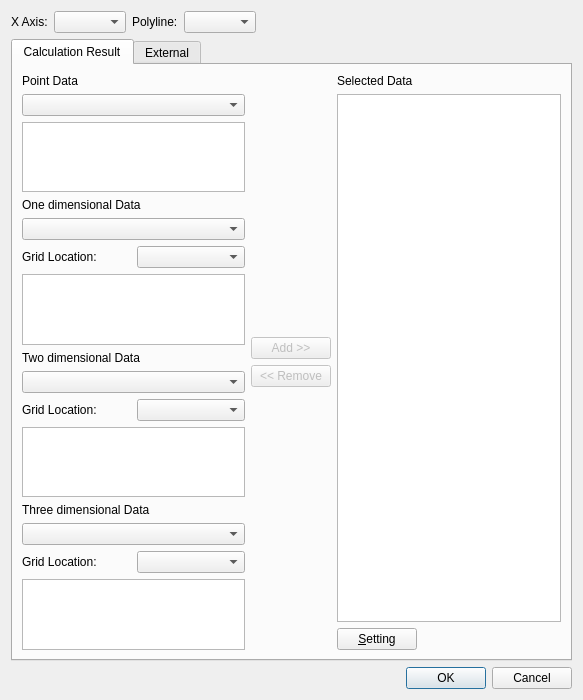
<?xml version="1.0" encoding="UTF-8"?>
<ui version="4.0">
 <class>Graph2dVerificationWindowDataSourceDialog</class>
 <widget class="QDialog" name="Graph2dVerificationWindowDataSourceDialog">
  <property name="geometry">
   <rect>
    <x>0</x>
    <y>0</y>
    <width>583</width>
    <height>696</height>
   </rect>
  </property>
  <property name="sizePolicy">
   <sizepolicy hsizetype="Preferred" vsizetype="Preferred">
    <horstretch>0</horstretch>
    <verstretch>0</verstretch>
   </sizepolicy>
  </property>
  <property name="windowTitle">
   <string>Data Source Setting</string>
  </property>
  <layout class="QVBoxLayout" name="verticalLayout_5">
   <item>
    <layout class="QHBoxLayout" name="horizontalLayout">
     <item>
      <widget class="QLabel" name="xAxisLabel">
       <property name="text">
        <string>X Axis:</string>
       </property>
      </widget>
     </item>
     <item>
      <widget class="QComboBox" name="xAxisComboBox"/>
     </item>
     <item>
      <widget class="QLabel" name="polyLineLabel">
       <property name="text">
        <string>Polyline:</string>
       </property>
      </widget>
     </item>
     <item>
      <widget class="QComboBox" name="polyLineComboBox"/>
     </item>
     <item>
      <spacer name="horizontalSpacer">
       <property name="orientation">
        <enum>Qt::Horizontal</enum>
       </property>
       <property name="sizeHint" stdset="0">
        <size>
         <width>40</width>
         <height>20</height>
        </size>
       </property>
      </spacer>
     </item>
    </layout>
   </item>
   <item>
    <widget class="QTabWidget" name="tabWidget">
     <property name="currentIndex">
      <number>0</number>
     </property>
     <widget class="QWidget" name="resultTab">
      <attribute name="title">
       <string>Calculation Result</string>
      </attribute>
      <layout class="QHBoxLayout" name="horizontalLayout_4">
       <item>
        <layout class="QVBoxLayout" name="verticalLayout_3">
         <item>
          <widget class="QLabel" name="pointDataLabel">
           <property name="text">
            <string>Point Data</string>
           </property>
          </widget>
         </item>
         <item>
          <widget class="QComboBox" name="pointDataComboBox"/>
         </item>
         <item>
          <widget class="QListWidget" name="pointDataListWidget"/>
         </item>
         <item>
          <widget class="QLabel" name="oneDimDataLabel">
           <property name="text">
            <string>One dimensional Data</string>
           </property>
          </widget>
         </item>
         <item>
          <widget class="QComboBox" name="oneDimDataComboBox"/>
         </item>
         <item>
          <layout class="QHBoxLayout" name="horizontalLayout_7">
           <item>
            <widget class="QLabel" name="oneDimGridLocationLabel">
             <property name="text">
              <string>Grid Location:</string>
             </property>
            </widget>
           </item>
           <item>
            <widget class="QComboBox" name="oneDimGridLocationComboBox"/>
           </item>
          </layout>
         </item>
         <item>
          <widget class="QListWidget" name="oneDimDataListWidget"/>
         </item>
         <item>
          <widget class="QLabel" name="twoDimDataLabel">
           <property name="text">
            <string>Two dimensional Data</string>
           </property>
          </widget>
         </item>
         <item>
          <widget class="QComboBox" name="twoDimDataComboBox"/>
         </item>
         <item>
          <layout class="QHBoxLayout" name="horizontalLayout_5">
           <item>
            <widget class="QLabel" name="twoDimGridLocationLabel">
             <property name="text">
              <string>Grid Location:</string>
             </property>
            </widget>
           </item>
           <item>
            <widget class="QComboBox" name="twoDimGridLocationComboBox"/>
           </item>
          </layout>
         </item>
         <item>
          <widget class="QListWidget" name="twoDimDataListWidget">
           <property name="minimumSize">
            <size>
             <width>0</width>
             <height>0</height>
            </size>
           </property>
          </widget>
         </item>
         <item>
          <widget class="QLabel" name="threeDimDataLabel">
           <property name="text">
            <string>Three dimensional Data</string>
           </property>
          </widget>
         </item>
         <item>
          <widget class="QComboBox" name="threeDimDataComboBox"/>
         </item>
         <item>
          <layout class="QHBoxLayout" name="horizontalLayout_6">
           <item>
            <widget class="QLabel" name="threeDimGridLocationLabel">
             <property name="text">
              <string>Grid Location:</string>
             </property>
            </widget>
           </item>
           <item>
            <widget class="QComboBox" name="threeDimGridLocationComboBox"/>
           </item>
          </layout>
         </item>
         <item>
          <widget class="QListWidget" name="threeDimDataListWidget">
           <property name="minimumSize">
            <size>
             <width>0</width>
             <height>0</height>
            </size>
           </property>
          </widget>
         </item>
        </layout>
       </item>
       <item>
        <layout class="QVBoxLayout" name="verticalLayout_2">
         <item>
          <spacer name="verticalSpacer">
           <property name="orientation">
            <enum>Qt::Vertical</enum>
           </property>
           <property name="sizeHint" stdset="0">
            <size>
             <width>20</width>
             <height>40</height>
            </size>
           </property>
          </spacer>
         </item>
         <item>
          <widget class="QPushButton" name="addPushButton">
           <property name="enabled">
            <bool>false</bool>
           </property>
           <property name="text">
            <string>Add &gt;&gt;</string>
           </property>
          </widget>
         </item>
         <item>
          <widget class="QPushButton" name="removePushButton">
           <property name="enabled">
            <bool>false</bool>
           </property>
           <property name="text">
            <string>&lt;&lt; Remove</string>
           </property>
          </widget>
         </item>
         <item>
          <spacer name="verticalSpacer_2">
           <property name="orientation">
            <enum>Qt::Vertical</enum>
           </property>
           <property name="sizeHint" stdset="0">
            <size>
             <width>20</width>
             <height>40</height>
            </size>
           </property>
          </spacer>
         </item>
        </layout>
       </item>
       <item>
        <layout class="QVBoxLayout" name="verticalLayout">
         <item>
          <widget class="QLabel" name="selectedDataLabel">
           <property name="text">
            <string>Selected Data</string>
           </property>
          </widget>
         </item>
         <item>
          <widget class="QListWidget" name="selectedDataListWidget"/>
         </item>
         <item>
          <layout class="QHBoxLayout" name="horizontalLayout_2">
           <item>
            <widget class="QPushButton" name="settingPushButton">
             <property name="text">
              <string>&amp;Setting</string>
             </property>
            </widget>
           </item>
           <item>
            <spacer name="horizontalSpacer_2">
             <property name="orientation">
              <enum>Qt::Horizontal</enum>
             </property>
             <property name="sizeHint" stdset="0">
              <size>
               <width>40</width>
               <height>20</height>
              </size>
             </property>
            </spacer>
           </item>
          </layout>
         </item>
        </layout>
       </item>
      </layout>
     </widget>
     <widget class="QWidget" name="importTab">
      <attribute name="title">
       <string>External</string>
      </attribute>
      <layout class="QVBoxLayout" name="verticalLayout_4">
       <item>
        <widget class="QListWidget" name="importDataList"/>
       </item>
       <item>
        <layout class="QHBoxLayout" name="horizontalLayout_3">
         <item>
          <widget class="QPushButton" name="importButton">
           <property name="text">
            <string>&amp;Import...</string>
           </property>
          </widget>
         </item>
         <item>
          <widget class="QPushButton" name="deleteImportDataButton">
           <property name="text">
            <string>&amp;Delete...</string>
           </property>
          </widget>
         </item>
         <item>
          <spacer name="horizontalSpacer_3">
           <property name="orientation">
            <enum>Qt::Horizontal</enum>
           </property>
           <property name="sizeHint" stdset="0">
            <size>
             <width>40</width>
             <height>20</height>
            </size>
           </property>
          </spacer>
         </item>
        </layout>
       </item>
      </layout>
     </widget>
    </widget>
   </item>
   <item>
    <widget class="QDialogButtonBox" name="buttonBox">
     <property name="orientation">
      <enum>Qt::Horizontal</enum>
     </property>
     <property name="standardButtons">
      <set>QDialogButtonBox::Cancel|QDialogButtonBox::Ok</set>
     </property>
    </widget>
   </item>
  </layout>
 </widget>
 <tabstops>
  <tabstop>xAxisComboBox</tabstop>
  <tabstop>polyLineComboBox</tabstop>
  <tabstop>tabWidget</tabstop>
  <tabstop>pointDataComboBox</tabstop>
  <tabstop>pointDataListWidget</tabstop>
  <tabstop>oneDimDataComboBox</tabstop>
  <tabstop>oneDimGridLocationComboBox</tabstop>
  <tabstop>oneDimDataListWidget</tabstop>
  <tabstop>twoDimDataComboBox</tabstop>
  <tabstop>twoDimGridLocationComboBox</tabstop>
  <tabstop>twoDimDataListWidget</tabstop>
  <tabstop>threeDimDataComboBox</tabstop>
  <tabstop>threeDimGridLocationComboBox</tabstop>
  <tabstop>threeDimDataListWidget</tabstop>
  <tabstop>addPushButton</tabstop>
  <tabstop>removePushButton</tabstop>
  <tabstop>selectedDataListWidget</tabstop>
  <tabstop>settingPushButton</tabstop>
  <tabstop>importButton</tabstop>
  <tabstop>deleteImportDataButton</tabstop>
  <tabstop>importDataList</tabstop>
 </tabstops>
 <resources/>
 <connections>
  <connection>
   <sender>buttonBox</sender>
   <signal>accepted()</signal>
   <receiver>Graph2dVerificationWindowDataSourceDialog</receiver>
   <slot>accept()</slot>
   <hints>
    <hint type="sourcelabel">
     <x>227</x>
     <y>437</y>
    </hint>
    <hint type="destinationlabel">
     <x>157</x>
     <y>274</y>
    </hint>
   </hints>
  </connection>
  <connection>
   <sender>buttonBox</sender>
   <signal>rejected()</signal>
   <receiver>Graph2dVerificationWindowDataSourceDialog</receiver>
   <slot>reject()</slot>
   <hints>
    <hint type="sourcelabel">
     <x>295</x>
     <y>443</y>
    </hint>
    <hint type="destinationlabel">
     <x>286</x>
     <y>274</y>
    </hint>
   </hints>
  </connection>
 </connections>
</ui>
